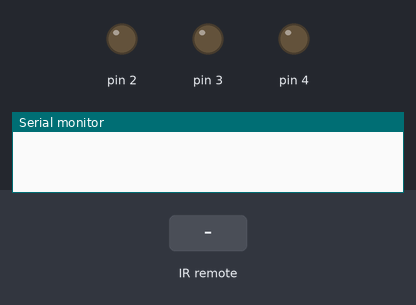
Recording of a sketch running on a simulated Arduino Uno, built with avr-gcc and run on an emulated ATmega328P. Parts: output pins drawn as LEDs (lit = HIGH), the last lines printed to the serial monitor. The inputs (shaded band) are chosen by the test bench.

Above: at 1.2 s.
1.3 s: infrared code 0xFD08F7 received
At 1.9 s:
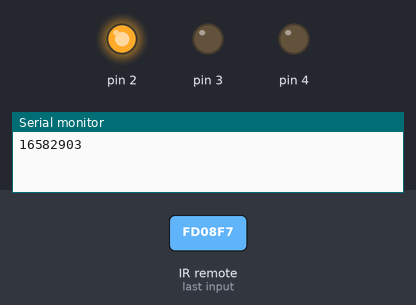
2.8 s: infrared code 0xFD48B7 received
At 3.8 s:
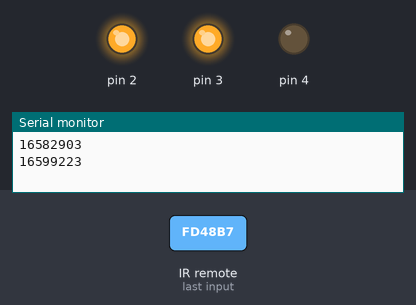
4.3 s: infrared code 0xFD8877 received
At 5.5 s:
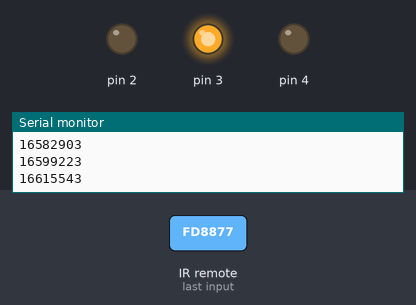
5.8 s: infrared code 0xFDA857 received
At 6.2 s:
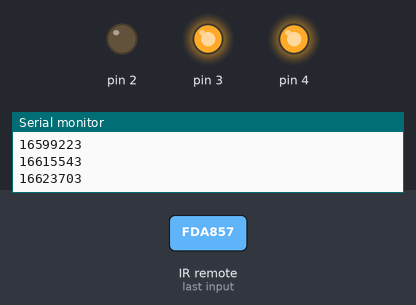
7.3 s: infrared code 0xFD28D7 received
At 8.0 s:
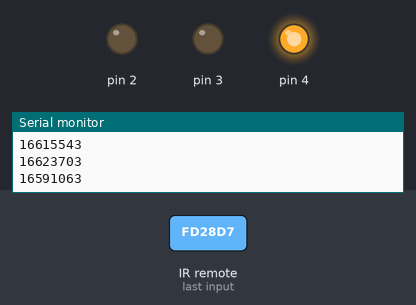
8.8 s: infrared code 0xFD6897 received
At 9.9 s:
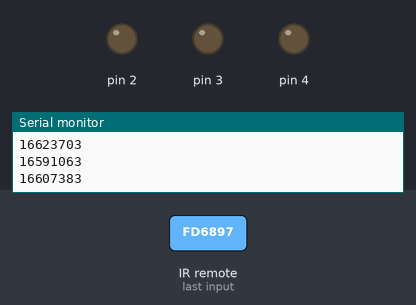
Timing chart, 0 to 11.3 s (numbered marks = the images above; inputs shaded):
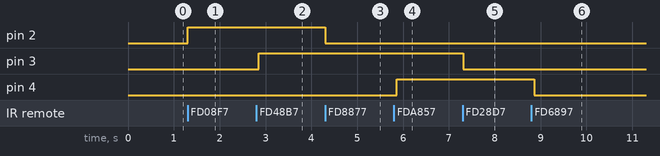

Measured:
- after the input at 1.3 s, pin 2: LOW → HIGH at once
- after the input at 2.8 s, pin 3: LOW → HIGH after 0.05 s
- after the input at 4.3 s, pin 2: HIGH → LOW at once
- after the input at 5.8 s, pin 4: LOW → HIGH after 0.06 s
- after the input at 7.3 s, pin 3: HIGH → LOW at once
- after the input at 8.8 s, pin 4: HIGH → LOW after 0.06 s

The sketch:

code.ino
```cpp
#include <IRremote.h>
int RECV_PIN = 11;
IRrecv irrecv(RECV_PIN);
decode_results results;

void setup()
{
  Serial.begin(9600);
  irrecv.enableIRIn();
  pinMode(11,INPUT);
  pinMode(2,OUTPUT);
  pinMode(3,OUTPUT);
  pinMode(4,OUTPUT);
}

void loop()
{
  if (irrecv.decode(&results))
  {
    Serial.println(results.value);
    if(results.value == 16582903 )
    {
      digitalWrite(2,HIGH);
      delay(50);
   	}
    else if(results.value == 16615543)
    {
      digitalWrite(2,LOW);
      delay(50);
   	}
    else if( results.value == 16599223 )
    {
      digitalWrite(3,HIGH);
      delay(50);
    }
     else if( results.value == 16591063 )
    {
      digitalWrite(3,LOW);
      delay(50);
    }
     else if( results.value == 16623703 )
    {
      digitalWrite(4,HIGH);
      delay(50);
    }
     else if( results.value == 16607383 )
    {
      digitalWrite(4,LOW);
      delay(50);
    }
    irrecv.resume();
  }
  delay(100);
}
```
